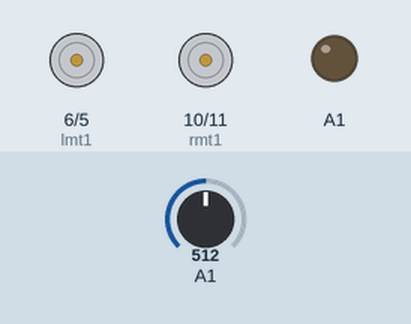
The sketch below on a simulated Arduino Uno, built with avr-gcc and run on an emulated ATmega328P. On the bench: motor-driver pin pairs drawn as motors (green arrow = first pin HIGH = forward, orange = second pin HIGH = backward, longer = more drive), output pins drawn as LEDs (lit = HIGH). The inputs (shaded band) are chosen by the test bench; at power-on: A1 = 512.

Above: at 10.1 s.
At 11.6 s:
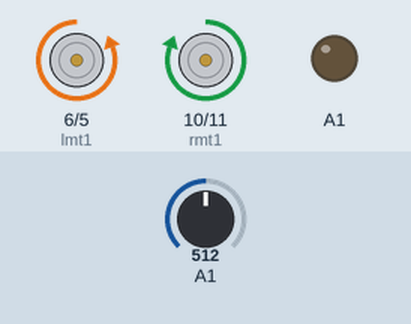
Timing chart, 0 to 13.1 s (numbered marks = the images above):
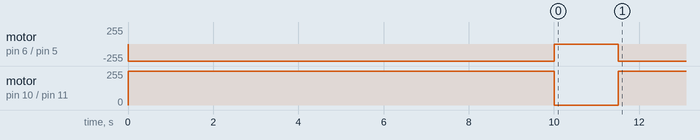

Measured:
- by itself, motor on pin 6 (lmt1) / pin 5 (lmt2): stopped → backward 255/255 at 0.00 s, → stopped 10.0 s later, → backward 255/255 1.5 s later
- by itself, motor on pin 10 (rmt1) / pin 11 (rmt2): stopped → forward 255/255 at 0.00 s, → stopped 10.0 s later, → forward 255/255 1.5 s later

The sketch:

auto_calibration_robot.ino
```cpp
int lmt1=6,lmt2=5,rmt1=10,rmt2=11;
long int Sum=0;
int i,ambient,fire,water;
int cs=A1,csv;
void setup()
{
 pinMode(lmt1,OUTPUT);
 pinMode(lmt2,OUTPUT);
 pinMode(rmt1,OUTPUT);
 pinMode(rmt2,OUTPUT);
 pinMode(A1,OUTPUT);
 left();
 for(i=0;i<100;i++)
 {
  csv=analogRead(A1);
  Sum=Sum+csv;
  delay(100);
}
 Stop();
 delay(1000);
 ambient=Sum/100;
 fire=ambient+100;
 water=ambient+200;
 delay(500);
}
 void loop()
{
 csv=analogRead(A1);
 if(csv<fire)
 {
  left();
 }
 else if(csv>ambient&&csv<water)
 {
  forward();
 }
 else if(csv>water)
 {
  Stop();
 }
 }
    void forward()
{
 digitalWrite(lmt1,HIGH);
 digitalWrite(lmt2,LOW);
 digitalWrite(rmt1,HIGH);
 digitalWrite(rmt2,LOW);
}
    void left()
 {
 digitalWrite(lmt1,LOW);
 digitalWrite(lmt2,HIGH);
 digitalWrite(rmt1,HIGH);
 digitalWrite(rmt2,LOW);
 }
   void Stop()
{
 digitalWrite(lmt1,LOW);
 digitalWrite(lmt2,LOW);
 digitalWrite(rmt1,HIGH);
 digitalWrite(rmt2,HIGH);
 }
```
